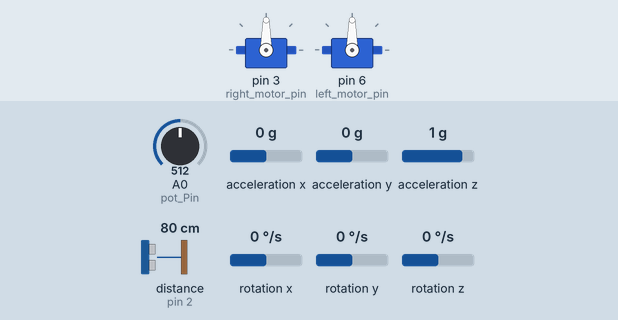
A sketch run on a simulated Arduino Uno, built with avr-gcc and run on an emulated ATmega328P. On the bench: 2 × servo. Wiring (inferred from the names in the program): range finder with pulse-width output: data pin 2. The inputs (shaded band) are chosen by the test bench; at power-on: acceleration x 0 g, A0 (pot_Pin) = 512, acceleration y 0 g, acceleration z 1 g, distance to the obstacle (sensor on pin 2) 80 cm, rotation x 0 °/s, rotation y 0 °/s, rotation z 0 °/s. The sensor or clock chip raises its interrupt line as the real part does.

Above: at 1.7 s.
1.8 s: acceleration x set to -1.4 g
At 2.5 s:
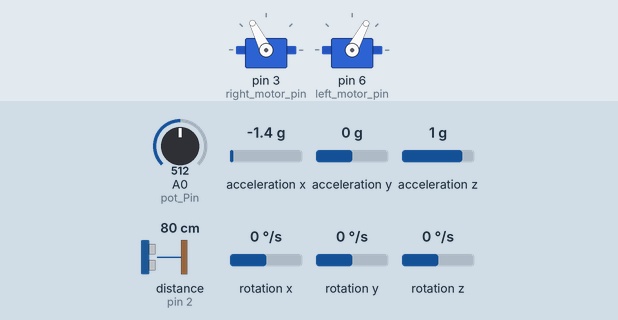
3.3 s: A0 (pot_Pin) set to 716
At 4.5 s:
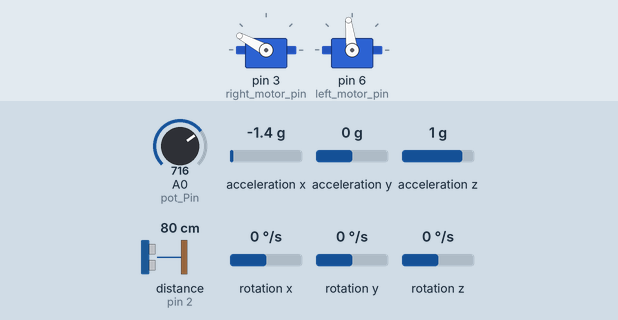
4.8 s: acceleration y set to -1.4 g
At 6.0 s:
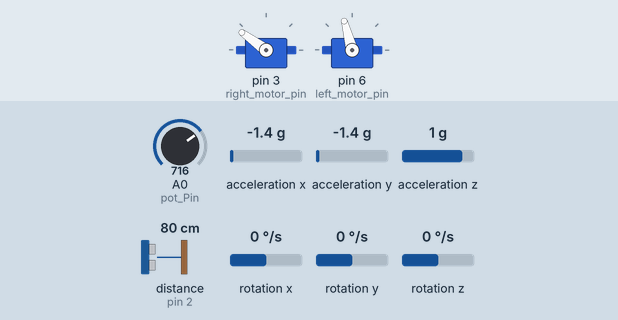
6.3 s: acceleration z set to -1.4 g
At 7.3 s:
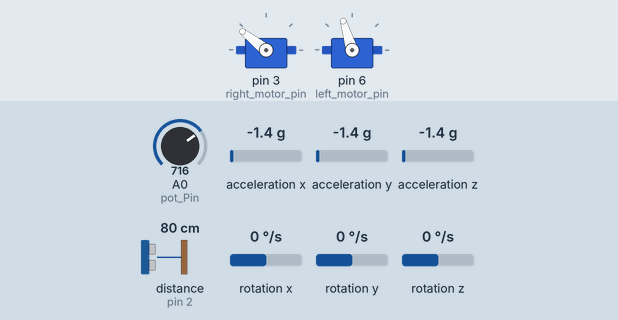
7.8 s: A0 (pot_Pin) set to 992
At 9.0 s:
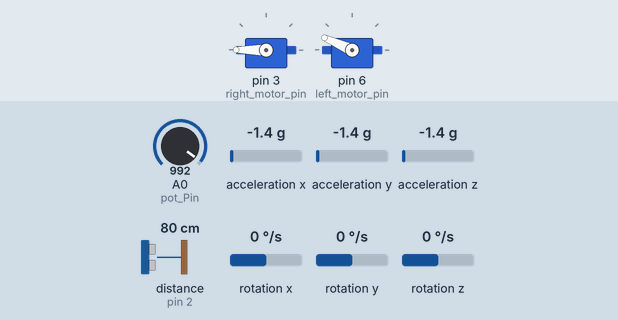
9.3 s: A0 (pot_Pin) set to 306
At 10.5 s:
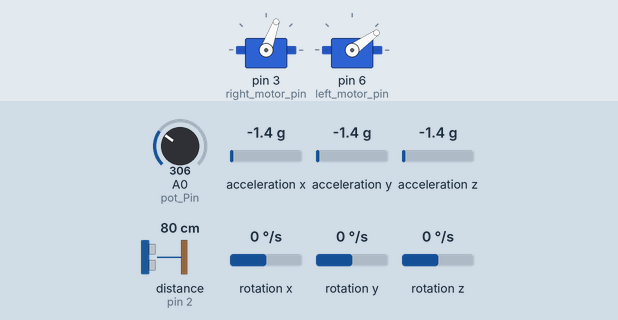
Timing chart, 0 to 11.8 s (numbered marks = the images above; inputs shaded):
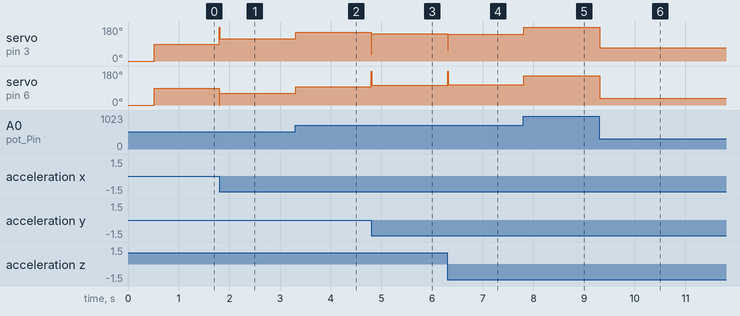

Measured:
- after the input at 1.8 s, servo on pin 3 (right_motor_pin): 90° → 117° at once; servo on pin 6 (left_motor_pin): 90° → 62° at once
- after the input at 3.3 s, servo on pin 3 (right_motor_pin): 117° → 152° at once; servo on pin 6 (left_motor_pin): 62° → 97° at once
- after the input at 4.8 s, servo on pin 3 (right_motor_pin): 152° → 144° at once; servo on pin 6 (left_motor_pin): 97° → 105° at once
- after the input at 6.3 s, servo on pin 3 (right_motor_pin): 144° → 142° at once; servo on pin 6 (left_motor_pin): 105° → 107° at once
- after the input at 7.8 s, servo on pin 3 (right_motor_pin): 142° → 180° at once; servo on pin 6 (left_motor_pin): 107° → 156° at once
- after the input at 9.3 s, servo on pin 3 (right_motor_pin): 180° → 70° at once; servo on pin 6 (left_motor_pin): 156° → 35° at once

The sketch:

setuploop.ino
```cpp
#define pot_Pin A0

struct IMU_Values {
  bool Error;
  bool NewDataAvailable;
  unsigned long DeltaTime;
  double YawAngle;
  double PitchAngle;
  double RollAngle;
};

uint16_t pot_value = 0;

void setup() {
  initializeIMU();
  initializeMotor();
}

void loop() {
  struct IMU_Values o = GetIMU_Values();
  if (o.Error) {
    stopMotors();
    resetpid();
    return;
  }
  if (o.NewDataAvailable == false) // checking newdata because arduino is faster than imu.
    return;

  pot_value = analogRead(pot_Pin);  // reading data from potentiometer to set power.
  pot_value = map(pot_value, 0, 1023, 0, 180);

  double controlsignal = getControlSignal(o);

  motorpowers(controlsignal, pot_value);

}
```

motor.ino
```cpp
#include <Servo.h>
Servo right_motor;
Servo left_motor;
#define left_motor_pin 6
#define right_motor_pin 3
#define min_esc_pulse_widht 1000 // min pulse width for esc
#define max_esc_pulse_widht 2000 // max pulse width for esc
#define min_motor_power 0
#define max_motor_power 180
//#define initial_power 25 // to set power in the case that potentiometer is not used

void initializeMotor() {
  right_motor.attach(right_motor_pin, min_esc_pulse_widht, max_esc_pulse_widht);
  left_motor.attach(left_motor_pin, min_esc_pulse_widht, max_esc_pulse_widht);
  stopMotors();
}
void stopMotors() {
  left_motor.write(0);
  right_motor.write(0);
}
void motorpowers(double pidsignal, int pot_value) {
  int  LeftMotorPower = pot_value + pidsignal; // initial_power + pidsignal   in the case that potentiometer is not used
  int  RightMotorPower = pot_value - pidsignal; // initial_power - pidsignal  in the case that potentiometer is not used

  // limit motor powers for esc
  RightMotorPower = constrain(RightMotorPower, min_motor_power, max_motor_power);
  LeftMotorPower = constrain(LeftMotorPower, min_motor_power, max_motor_power);
  ///////////////////////////////////////////////////

  if (pot_value <= min_motor_power) {
    LeftMotorPower = 0;
    RightMotorPower = 0;
  }

  left_motor.write(LeftMotorPower);
  right_motor.write(RightMotorPower);
}
```

mpu.ino
```cpp
#include "I2Cdev.h"
#include "MPU6050_6Axis_MotionApps20.h"
#if I2CDEV_IMPLEMENTATION == I2CDEV_ARDUINO_WIRE
#include "Wire.h"
#endif
MPU6050 mpu;
#define INTERRUPT_PIN 2
#define IMU_COMMUNICATION_TIMEOUT 200

// initial point calibration
#define ACCEL_OFFSET_X -531
#define ACCEL_OFFSET_Y 521
#define ACCEL_OFFSET_Z 384
#define GYRO_OFFSET_X 147
#define GYRO_OFFSET_Y 288
#define GYRO_OFFSET_Z -10
///////////////////////////////////

bool dmpReady = false;
uint8_t mpuIntStatus;
uint8_t devStatus;
uint16_t packetSize;
uint16_t fifoCount;
uint8_t fifoBuffer[64];

Quaternion q;
VectorInt16 aa;
VectorInt16 aaReal;
VectorInt16 aaWorld;
VectorFloat gravity;
float euler[3];
float ypr[3];
volatile bool mpuInterrupt = false;
void dmpDataReady() {
  mpuInterrupt = true;
}

unsigned long last_time = 0;

void initializeIMU() {
#if I2CDEV_IMPLEMENTATION == I2CDEV_ARDUINO_WIRE
  Wire.begin(100);
#elif I2CDEV_IMPLEMENTATION == I2CDEV_BUILTIN_FASTWIRE
  Fastwire::setup(100, true);
#endif

  mpu.initialize();
  pinMode(INTERRUPT_PIN, INPUT);

  if (!mpu.testConnection()) {
    Serial.println("*imu test connection failed!");
  }
  devStatus = mpu.dmpInitialize();

  mpu.setXGyroOffset(GYRO_OFFSET_X);
  mpu.setYGyroOffset(GYRO_OFFSET_Y);
  mpu.setZGyroOffset(GYRO_OFFSET_Z);
  mpu.setXAccelOffset(ACCEL_OFFSET_X);
  mpu.setYAccelOffset(ACCEL_OFFSET_Y);
  mpu.setZAccelOffset(ACCEL_OFFSET_Z);

  if (devStatus == 0) {
    mpu.setDMPEnabled(true);
    attachInterrupt(digitalPinToInterrupt(INTERRUPT_PIN), dmpDataReady, RISING);
    mpuIntStatus = mpu.getIntStatus();
    dmpReady = true;
    packetSize = mpu.dmpGetFIFOPacketSize();
  }
}

struct IMU_Values GetIMU_Values() {
  struct IMU_Values o;
  o.NewDataAvailable = false;
  if (!dmpReady)
    return o;

  unsigned long current_time = millis();
  unsigned long delta_time = current_time - last_time;

  if (mpu.dmpGetCurrentFIFOPacket(fifoBuffer)) {

    mpu.dmpGetQuaternion(&q, fifoBuffer);
    mpu.dmpGetGravity(&gravity, &q);
    mpu.dmpGetYawPitchRoll(ypr, &q, &gravity);

    o.YawAngle = ypr[0] * 180 / M_PI; // in my case just the roll angle is enough
    o.RollAngle = ypr[1] * 180 / M_PI ; // but ı prefered to read yaw and pitch angles too if ı want to develop the project for other axises
    o.PitchAngle = ypr[2] * 180 / M_PI;  // 180 / M_PI to convert radian to degree
    o.NewDataAvailable = true;
    o.DeltaTime = delta_time;

    if (last_time == 0) {
      last_time = current_time;
      o.Error = true;
      return o;
    }
    last_time = current_time;
  }

  if (delta_time > IMU_COMMUNICATION_TIMEOUT)
    o.Error = true;
  else
    o.Error = false;

  return o;
}
```

pid.ino
```cpp
#define Kp 0.5
#define Ki 0.0004  //  these fixed pid variables can be adjusted different values. In my case these values worked fine
#define Kd 200

double pid_i, last_error;

void resetpid() {
  pid_i = 0; last_error = 0;
}
double getControlSignal(struct IMU_Values imu) {
  double error = imu.RollAngle;

  double pid_p = error;
  double pid_d = (error - last_error) / imu.DeltaTime; //error change in elapsed time

  if ( error < 3 && error > -3) //integral variable can be used if error is lower.
  pid_i = pid_i + (Ki * error) ; // increase integral term over time to minimize the error
  pid_i = constrain( pid_i, 0, 100);

  double control_signal = (Ki*pid_i) + (Kd*pid_d) + (Kp*pid_p);

  last_error = error;
  control_signal = constrain(control_signal, -90, 90);
  return control_signal;
}
```
